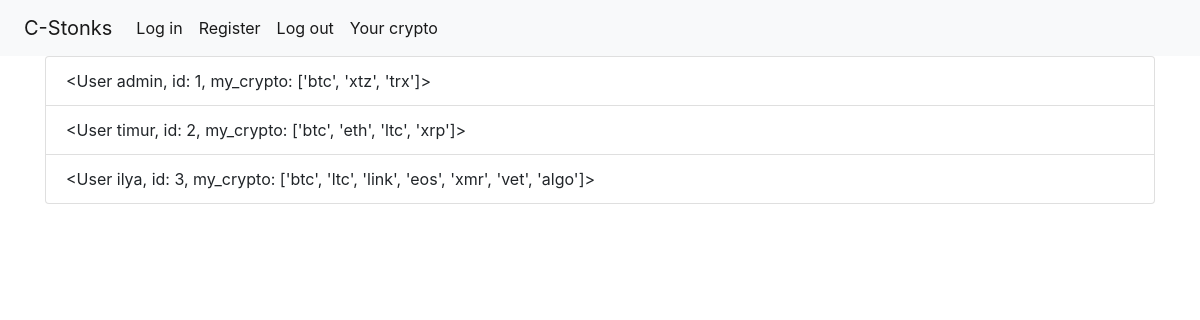
Screenshot of /users (signed in) with the database file from the repository.
### swetheart/models.py (models this page shows, shortened)
class User(db.Model, UserMixin):
    id = db.Column(db.Integer, primary_key=True)
    name = db.Column(db.String(50), nullable=False, unique=True)
    password = db.Column(db.String(50), nullable=False, unique=True)
    date = db.Column(db.DateTime, default=datetime.utcnow)
    my_crypto = db.relationship('Crypto', secondary=crypto_users, backref=db.backref('holders', lazy='dynamic'))
    def __repr__(self):
        return '<User {}, id: {}, my_crypto: {}>'.format(self.name, self.id, [c.crypto_name for c in self.my_crypto])

class Crypto(db.Model):
    id = db.Column(db.Integer, primary_key=True)
    crypto_name = db.Column(db.String(10), nullable=False, unique=True)

### swetheart/routes.py (the view)
@app.route('/users')
@login_required
def users():
    users = User.query.order_by(User.date).all()
    return render_template('users.html', users=users)

### swetheart/models.py (called while the page is built)
@manager.user_loader
def load_user(user_id):
    return User.query.get(user_id)

### swetheart/routes.py (called while the page is built)
@app.after_request
def redirect_to_signin(response):
    if response.status_code == 401:
        return redirect(url_for('login'))
    return response

### swetheart/templates/users.html
{% extends 'base.html' %}
{% block body%}
    <div class="container">
        <ul class="list-group">
            {% for user in users %}
                <li class="list-group-item">{{ user }}</li>
            {% endfor %}
        </ul>
    </div>
{% endblock %}

### rows the page displays
User: name+id "<User admin, id: 1, my_crypto: ['btc', 'xtz', 'trx']>"
User: name+id "<User timur, id: 2, my_crypto: ['btc', 'eth', 'ltc', 'xrp']>"
User: name+id "<User ilya, id: 3, my_crypto: ['btc', 'ltc', 'link', 'eos', 'xmr', 'vet', 'algo']>"
